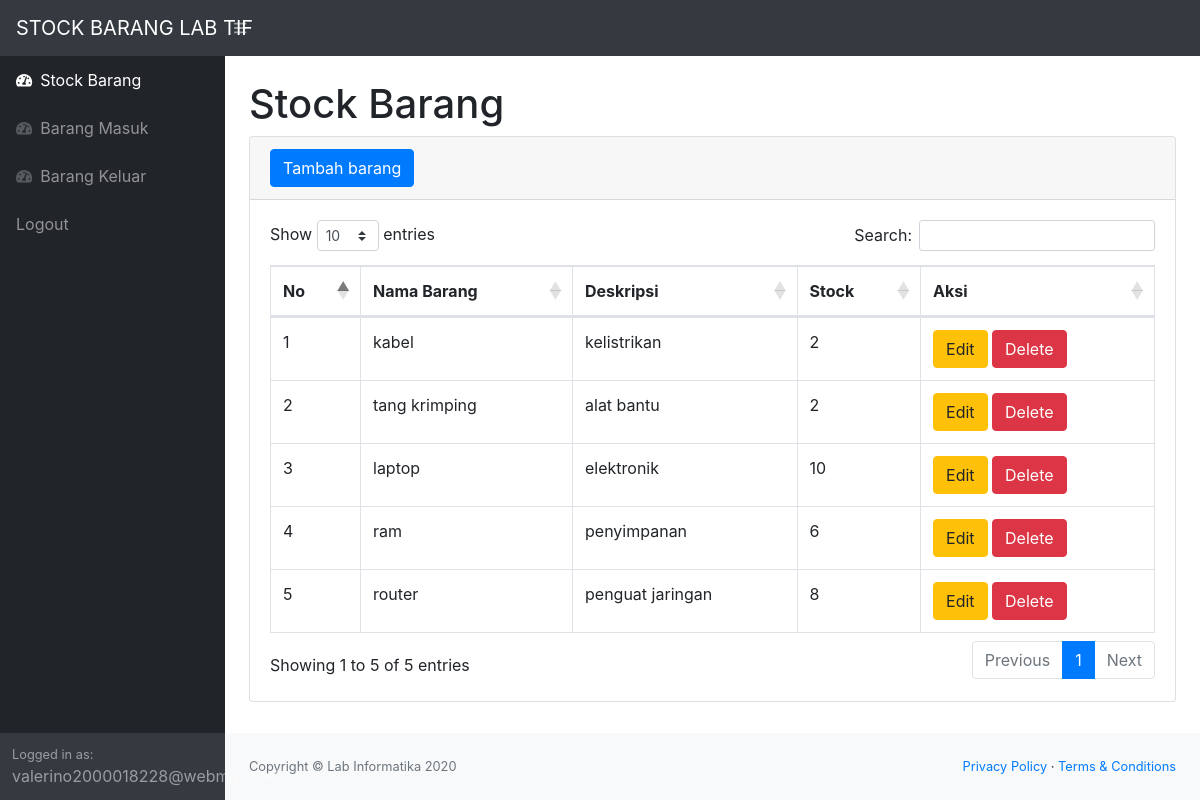
Screenshot of /index.php (signed in) with the database file from the repository.
### tables this page shows
CREATE TABLE `stock` (
  `idbarang` int(11) NOT NULL,
  `namabarang` varchar(25) NOT NULL,
  `deskripsi` varchar(25) NOT NULL,
  `stock` int(11) NOT NULL
);

### index.php (the view, shortened to what this page needs)
<?php
require 'function.php';
?>
<!DOCTYPE html>
<html lang="en">
    <head>
        <link href="css/styles.css" rel="stylesheet" />
        <link href="https://cdn.datatables.net/1.10.20/css/dataTables.bootstrap4.min.css" rel="stylesheet" />
    </head>
    <body class="sb-nav-fixed">
        <nav class="sb-topnav navbar navbar-expand navbar-dark bg-dark">
            <a class="navbar-brand" href="index.php">STOCK BARANG LAB TIF</a>
            <button class="btn btn-link btn-sm order-1 order-lg-0" id="sidebarToggle" href="#"><i class="fas fa-bars"></i></button>
        </nav>
        <div id="layoutSidenav">
            <div id="layoutSidenav_nav">
                <nav class="sb-sidenav accordion sb-sidenav-dark" id="sidenavAccordion">
                    <div class="sb-sidenav-menu">
                        <div class="nav">
                            <a class="nav-link" href="index.php">
                                <div class="sb-nav-link-icon"><i class="fas fa-tachometer-alt"></i></div>
                                Stock Barang
                            </a>
                            <a class="nav-link" href="masuk.php">
                                <div class="sb-nav-link-icon"><i class="fas fa-tachometer-alt"></i></div>
                                Barang Masuk
                            </a>
                            <a class="nav-link" href="keluar.php">
                                <div class="sb-nav-link-icon"><i class="fas fa-tachometer-alt"></i></div>
                                Barang Keluar
                            </a>
                            <a class="nav-link" href="logout.php">
                                Logout
                            </a>
                        </div>
                    </div>
                    <div class="sb-sidenav-footer">
                        <div class="small">Logged in as:</div>
                        valerino2000018228@webmail.uad.ac.id
                    </div>
                </nav>
            </div>
            <div id="layoutSidenav_content">
                <main>
                    <div class="container-fluid">
                        <h1 class="mt-4">Stock Barang</h1>
                        <div class="card mb-4">
                            <div class="card-header">
                                    <button type="button" class="btn btn-primary" data-toggle="modal" data-target="#myModal">
                                        Tambah barang
                                    </button>
                            </div>
                            <div class="card-body">
                                <div class="table-responsive">
                                    <table class="table table-bordered" id="dataTable" width="100%" cellspacing="0">
                                        <thead>
                                            <tr>
                                                <th>No</th>
                                                <th>Nama Barang</th>
                                                <th>Deskripsi</th>
                                                <th>Stock</th>
                                                <th>Aksi</th>
                                            </tr>
                                        </thead>
                                        <tbody>
                                            <?php
                                            $query = mysqli_query($conn, 'SELECT * FROM stock');
                                             $i = 1;
                                            while($row = mysqli_fetch_array($query)){
                                                $id = $row['idbarang'];
                                                $nama = $row['namabarang'];
                                                $deskripsi = $row['deskripsi'];
                                                $stok = $row['stock'];
                                             ?>
                                            <tr>
                                                <td>
                                                    <?php echo $i; ?>
                                                </td>
                                                <td>
                                                <?php echo $nama; ?>
                                                </td>
                                                <td>
                                                    <?php echo $deskripsi; ?>
                                                </td>
                                                <td>
                                                <?php echo $stok; ?>
                                                </td>
                                                <td>
                                                <button type="button" class="btn btn-warning" data-toggle="modal" data-target="#myEdit<?php echo $id; ?>">Edit</button>
                                                <button type="button" class="btn btn-danger" data-toggle="modal" data-target="#myDelete<?php echo $id; ?>">Delete</button>
                                                </td>
                                            </tr>
                                            <?php $i++; } ?>
                                        </tbody>
                                    </table>
                                </div>
                            </div>
                        </div>
                    </div>
                </main>
                <footer class="py-4 bg-light mt-auto">
                    <div class="container-fluid">
                        <div class="d-flex align-items-center justify-content-between small">
                            <div class="text-muted">Copyright &copy; Lab Informatika 2020</div>
                            <div>
                                <a href="#">Privacy Policy</a>
                                &middot;
                                <a href="#">Terms &amp; Conditions</a>
                            </div>
                        </div>
                    </div>
                </footer>
            </div>
        </div>
    </body>
        </html>

### rows the page displays
stock: namabarang "kabel", deskripsi "kelistrikan", stock "2"
stock: namabarang "tang krimping", deskripsi "alat bantu", stock "2"
stock: namabarang "laptop", deskripsi "elektronik", stock "10"
stock: namabarang "ram", deskripsi "penyimpanan", stock "6"
stock: namabarang "router", deskripsi "penguat jaringan", stock "8"
